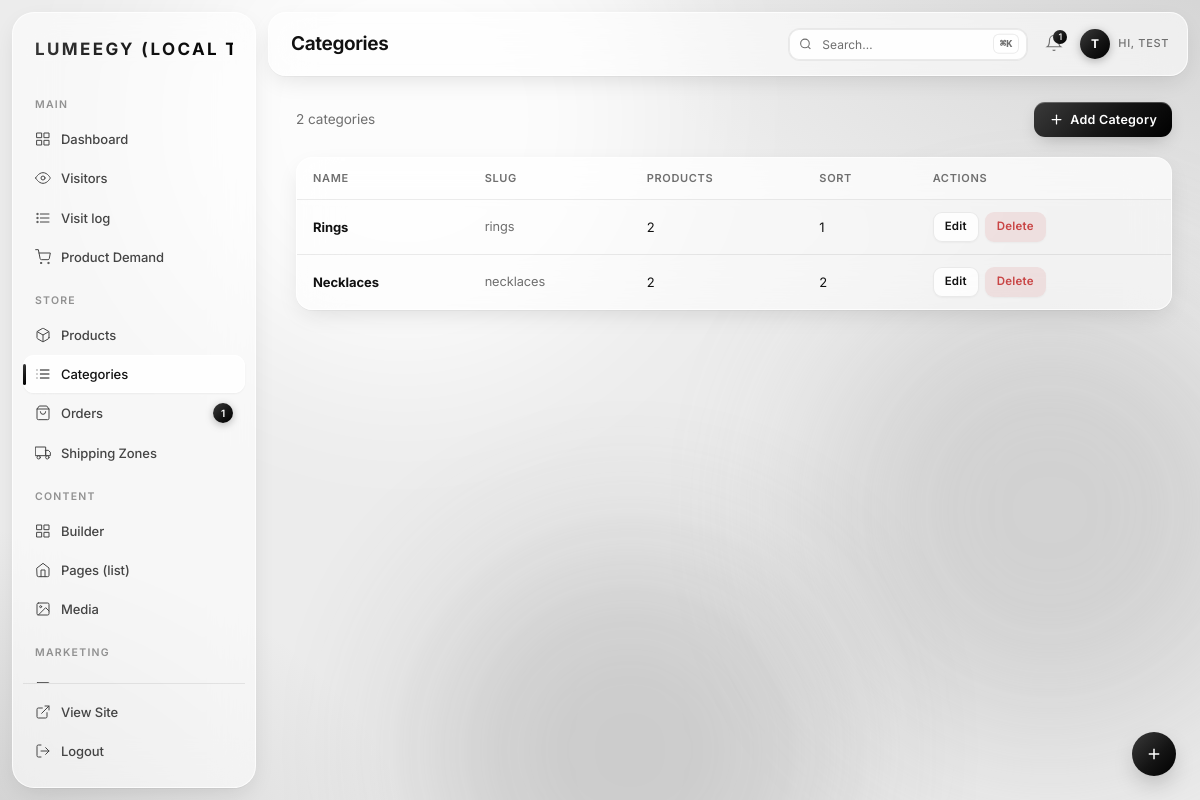
Screenshot of /admin/categories.php (signed in) with the database file from the repository.
### tables this page shows
CREATE TABLE IF NOT EXISTS users (
    id INT UNSIGNED NOT NULL AUTO_INCREMENT,
    first_name VARCHAR(100) NOT NULL DEFAULT '',
    last_name VARCHAR(100) NOT NULL DEFAULT '',
    email VARCHAR(190) NOT NULL,
    phone VARCHAR(30) NULL,
    password_hash VARCHAR(255) NOT NULL,
    google_id VARCHAR(64) NULL,
    role VARCHAR(20) NOT NULL DEFAULT 'customer',       
    welcome_discount_pct DECIMAL(5,2) NULL DEFAULT NULL,
    welcome_discount_order_id INT UNSIGNED NULL DEFAULT NULL,
    welcome_discount_used_at DATETIME NULL DEFAULT NULL,
    created_at TIMESTAMP NOT NULL DEFAULT CURRENT_TIMESTAMP,
    updated_at TIMESTAMP NULL DEFAULT NULL ON UPDATE CURRENT_TIMESTAMP,
    PRIMARY KEY (id),
    UNIQUE KEY email (email),
    KEY google_id (google_id),
    KEY role (role)
);

CREATE TABLE IF NOT EXISTS categories (
    id INT UNSIGNED NOT NULL AUTO_INCREMENT,
    name VARCHAR(150) NOT NULL,
    slug VARCHAR(170) NOT NULL,
    description TEXT NULL,
    image VARCHAR(500) NULL,
    sort_order INT NOT NULL DEFAULT 0,
    is_active TINYINT(1) NOT NULL DEFAULT 1,
    created_at TIMESTAMP NOT NULL DEFAULT CURRENT_TIMESTAMP,
    PRIMARY KEY (id),
    UNIQUE KEY slug (slug)
);

### includes/functions.php (called while the page is built, shortened)
<?php
require_once __DIR__ . '/../config/database.php';
function current_user(): ?array
{
    $stmt = db()->prepare('SELECT id, first_name, last_name, email, role FROM users WHERE id = ?');
    $stmt->execute([$_SESSION['user_id']]);
    $user = $stmt->fetch() ?: null;
    return $user;
}
function h(string $s): string
{
    return htmlspecialchars($s, ENT_QUOTES | ENT_SUBSTITUTE, 'UTF-8');
}

### config/database.php (called while the page is built, shortened)
<?php
function db(): PDO {
    static $pdo = null;
    if ($pdo !== null) return $pdo;
    $dsn = sprintf(
        'mysql:host=%s;dbname=%s;charset=%s',
        DB_HOST, DB_NAME, DB_CHARSET
    );
    $options = [
        PDO::ATTR_ERRMODE            => PDO::ERRMODE_EXCEPTION,
        PDO::ATTR_DEFAULT_FETCH_MODE => PDO::FETCH_ASSOC,
        PDO::ATTR_EMULATE_PREPARES   => false,
    ];
    try {
        $pdo = new PDO($dsn, DB_USER, DB_PASS, $options);
        $pdo->exec("SET time_zone = '" . date('P') . "'");
    } catch (PDOException $e) {
        lume_fail('PDOException: ' . $e->getMessage(), 'database connection');
        exit;
    }
    return $pdo;
}

### admin/includes/auth.php (called while the page is built, shortened)
<?php
require_once __DIR__ . '/../../includes/functions.php';
$adminUser = current_user();

### admin/categories.php (the view, shortened to what this page needs)
<?php
require_once __DIR__ . '/includes/auth.php';
$pageTitle = 'Categories';
$adminPage = 'categories';
    ?>
    <?php
$categories = db()->query(
    'SELECT c.*, (SELECT COUNT(*) FROM products p WHERE p.category_id = c.id) AS product_count
     FROM categories c ORDER BY c.sort_order ASC, c.name ASC'
)->fetchAll();
require_once __DIR__ . '/includes/header.php';
?>
<div class="admin-toolbar">
    <div class="admin-toolbar__left">
        <span style="font-size:.85rem;color:var(--a-muted)"><?= count($categories) ?> categories</span>
    </div>
    <div class="admin-toolbar__right">
        <a href="<?= SITE_URL ?>/admin/categories.php?action=add" class="admin-btn admin-btn--primary">
            <svg viewBox="0 0 24 24"><line x1="12" y1="5" x2="12" y2="19"/><line x1="5" y1="12" x2="19" y2="12"/></svg>
            Add Category
        </a>
    </div>
</div>
<?php if (empty($categories)): ?>
<div class="admin-empty">
    <div class="admin-empty__icon">📂</div>
    <p class="admin-empty__text">No categories yet.</p>
    <a href="<?= SITE_URL ?>/admin/categories.php?action=add" class="admin-btn admin-btn--primary">Add Category</a>
</div>
<?php else: ?>
<div class="admin-table-wrap">
    <table class="admin-table">
        <thead>
            <tr>
                <th>Name</th>
                <th>Slug</th>
                <th>Products</th>
                <th>Sort</th>
                <th>Actions</th>
            </tr>
        </thead>
        <tbody>
        <?php foreach ($categories as $c): ?>
            <tr>
                <td><strong><?= h($c['name']) ?></strong></td>
                <td style="color:var(--a-muted);font-size:.8rem"><?= h($c['slug']) ?></td>
                <td><?= (int) $c['product_count'] ?></td>
                <td><?= (int) $c['sort_order'] ?></td>
                <td>
                    <div class="admin-table__actions">
                        <a href="<?= SITE_URL ?>/admin/categories.php?action=edit&id=<?= $c['id'] ?>" class="admin-btn admin-btn--sm">Edit</a>
                        <a href="<?= SITE_URL ?>/admin/categories.php?action=delete&id=<?= $c['id'] ?>" class="admin-btn admin-btn--sm admin-btn--danger"
                           onclick="return confirm('Delete this category? Products will be uncategorized.')">Delete</a>
                    </div>
                </td>
            </tr>
        <?php endforeach; ?>
        </tbody>
    </table>
</div>
<?php endif; ?>
<?php require_once __DIR__ . '/includes/footer.php'; ?>

### admin/includes/header.php (shortened to what this page needs)
<?php
$adminPage = $adminPage ?? 'dashboard';
$unreadMessages = 0;
$pendingOrders = 0;
try {
    $unreadMessages = (int) db()->query('SELECT COUNT(*) FROM contact_messages WHERE is_read = 0')->fetchColumn();
    $pendingOrders = (int) db()->query('SELECT COUNT(*) FROM orders WHERE status = "pending"')->fetchColumn();
} catch (Exception $e) {
}
$totalNotifs = $unreadMessages + $pendingOrders;
?>
<!DOCTYPE html>
<html lang="en">
<head>
    <link rel="stylesheet" href="<?= SITE_URL ?>/admin/assets/css/admin.css?v=<?= filemtime(__DIR__ . '/../assets/css/admin.css') ?>">
    <link rel="stylesheet" href="<?= SITE_URL ?>/admin/assets/css/glass.css?v=<?= filemtime(__DIR__ . '/../assets/css/glass.css') ?>">
    <link rel="stylesheet" href="<?= SITE_URL ?>/admin/assets/css/media-kit.css?v=<?= filemtime(__DIR__ . '/../assets/css/media-kit.css') ?>">
</head>
<body data-page="<?= h($adminPage) ?>">
<div class="g-backdrop" aria-hidden="true"><span></span><span></span><span></span></div>
<div class="admin-layout">
    <aside class="admin-sidebar" id="admin-sidebar">
        <div class="admin-sidebar__logo">
            <a href="<?= SITE_URL ?>/admin/"><?= h(setting('site_name', SITE_NAME)) ?></a>
        </div>
        <nav class="admin-sidebar__nav">
            <div class="admin-nav-section">Main</div>
            <a href="<?= SITE_URL ?>/admin/" class="admin-nav-link <?= $adminPage === 'dashboard' ? 'active' : '' ?>">
                <svg viewBox="0 0 24 24"><rect x="3" y="3" width="7" height="7"/><rect x="14" y="3" width="7" height="7"/><rect x="14" y="14" width="7" height="7"/><rect x="3" y="14" width="7" height="7"/></svg>
                <span>Dashboard</span>
            </a>
            <a href="<?= SITE_URL ?>/admin/analytics.php" class="admin-nav-link <?= $adminPage === 'analytics' ? 'active' : '' ?>">
                <svg viewBox="0 0 24 24"><path d="M1 12s4-8 11-8 11 8 11 8-4 8-11 8-11-8-11-8z"/><circle cx="12" cy="12" r="3"/></svg>
                <span>Visitors</span>
            </a>
            <a href="<?= SITE_URL ?>/admin/visits.php" class="admin-nav-link <?= $adminPage === 'visits' ? 'active' : '' ?>">
                <svg viewBox="0 0 24 24"><line x1="8" y1="6" x2="21" y2="6"/><line x1="8" y1="12" x2="21" y2="12"/><line x1="8" y1="18" x2="21" y2="18"/><circle cx="3.5" cy="6" r="1"/><circle cx="3.5" cy="12" r="1"/><circle cx="3.5" cy="18" r="1"/></svg>
                <span>Visit log</span>
            </a>
            <a href="<?= SITE_URL ?>/admin/demand.php" class="admin-nav-link <?= $adminPage === 'demand' ? 'active' : '' ?>">
                <svg viewBox="0 0 24 24"><circle cx="9" cy="21" r="1"/><circle cx="20" cy="21" r="1"/><path d="M1 1h4l2.68 13.39a2 2 0 0 0 2 1.61h9.72a2 2 0 0 0 2-1.61L23 6H6"/></svg>
                <span>Product Demand</span>
            </a>
            <div class="admin-nav-section">Store</div>
            <a href="<?= SITE_URL ?>/admin/products.php" class="admin-nav-link <?= $adminPage === 'products' ? 'active' : '' ?>">
                <svg viewBox="0 0 24 24"><path d="M21 16V8a2 2 0 0 0-1-1.73l-7-4a2 2 0 0 0-2 0l-7 4A2 2 0 0 0 3 8v8a2 2 0 0 0 1 1.73l7 4a2 2 0 0 0 2 0l7-4A2 2 0 0 0 21 16z"/><polyline points="3.27 6.96 12 12.01 20.73 6.96"/><line x1="12" y1="22.08" x2="12" y2="12"/></svg>
                <span>Products</span>
            </a>
            <a href="<?= SITE_URL ?>/admin/categories.php" class="admin-nav-link <?= $adminPage === 'categories' ? 'active' : '' ?>">
                <svg viewBox="0 0 24 24"><line x1="8" y1="6" x2="21" y2="6"/><line x1="8" y1="12" x2="21" y2="12"/><line x1="8" y1="18" x2="21" y2="18"/><line x1="3" y1="6" x2="3.01" y2="6"/><line x1="3" y1="12" x2="3.01" y2="12"/><line x1="3" y1="18" x2="3.01" y2="18"/></svg>
                <span>Categories</span>
            </a>
            <a href="<?= SITE_URL ?>/admin/orders.php" class="admin-nav-link <?= $adminPage === 'orders' ? 'active' : '' ?>">
                <svg viewBox="0 0 24 24"><path d="M6 2L3 6v14a2 2 0 0 0 2 2h14a2 2 0 0 0 2-2V6l-3-4z"/><line x1="3" y1="6" x2="21" y2="6"/><path d="M16 10a4 4 0 0 1-8 0"/></svg>
                <span>Orders</span>
                <?php if ($pendingOrders > 0): ?>
                    <span class="admin-nav-badge"><?= $pendingOrders ?></span>
                <?php endif; ?>
            </a>
            <a href="<?= SITE_URL ?>/admin/shipping.php" class="admin-nav-link <?= $adminPage === 'shipping' ? 'active' : '' ?>">
                <svg viewBox="0 0 24 24"><rect x="1" y="3" width="15" height="13"/><polygon points="16 8 20 8 23 11 23 16 16 16 16 8"/><circle cx="5.5" cy="18.5" r="2.5"/><circle cx="18.5" cy="18.5" r="2.5"/></svg>
                <span>Shipping Zones</span>
            </a>
            <div class="admin-nav-section">Content</div>
            <a href="<?= SITE_URL ?>/admin/builder.php" class="admin-nav-link <?= $adminPage === 'builder' ? 'active' : '' ?>">
                <svg viewBox="0 0 24 24"><rect x="3" y="3" width="7" height="7"/><rect x="14" y="3" width="7" height="7"/><rect x="14" y="14" width="7" height="7"/><rect x="3" y="14" width="7" height="7"/></svg>
                <span>Builder</span>
            </a>
            <a href="<?= SITE_URL ?>/admin/homepage.php" class="admin-nav-link <?= $adminPage === 'homepage' ? 'active' : '' ?>">
                <svg viewBox="0 0 24 24"><path d="M3 9l9-7 9 7v11a2 2 0 0 1-2 2H5a2 2 0 0 1-2-2z"/><polyline points="9 22 9 12 15 12 15 22"/></svg>
                <span>Pages (list)</span>
            </a>
            <a href="<?= SITE_URL ?>/admin/media.php" class="admin-nav-link <?= $adminPage === 'media' ? 'active' : '' ?>">
                <svg viewBox="0 0 24 24"><rect x="3" y="3" width="18" height="18" rx="2" ry="2"/><circle cx="8.5" cy="8.5" r="1.5"/><polyline points="21 15 16 10 5 21"/></svg>
                <span>Media</span>
            </a>
            <div class="admin-nav-section">Marketing</div>
            <a href="<?= SITE_URL ?>/admin/subscribers.php" class="admin-nav-link <?= $adminPage === 'subscribers' ? 'active' : '' ?>">
                <svg viewBox="0 0 24 24"><path d="M4 4h16c1.1 0 2 .9 2 2v12c0 1.1-.9 2-2 2H4c-1.1 0-2-.9-2-2V6c0-1.1.9-2 2-2z"/><polyline points="22 6 12 13 2 6"/></svg>
                <span>Subscribers</span>
            </a>
        </nav>
        <div class="admin-sidebar__bottom">
            <a href="<?= SITE_URL ?>/" class="admin-nav-link" target="_blank">
                <svg viewBox="0 0 24 24"><path d="M18 13v6a2 2 0 0 1-2 2H5a2 2 0 0 1-2-2V8a2 2 0 0 1 2-2h6"/><polyline points="15 3 21 3 21 9"/><line x1="10" y1="14" x2="21" y2="3"/></svg>
                <span>View Site</span>
            </a>
            <a href="<?= SITE_URL ?>/account.php?action=logout" class="admin-nav-link">
                <svg viewBox="0 0 24 24"><path d="M9 21H5a2 2 0 0 1-2-2V5a2 2 0 0 1 2-2h4"/><polyline points="16 17 21 12 16 7"/><line x1="21" y1="12" x2="9" y2="12"/></svg>
                <span>Logout</span>
            </a>
        </div>
    </aside>
    <div class="admin-main">
        <header class="admin-topbar">
            <div class="admin-topbar__left">
                <h1 class="admin-topbar__title"><?= h($pageTitle ?? 'Dashboard') ?></h1>
            </div>
            <div class="admin-topbar__right">
                <div class="admin-topbar__search">
                    <svg viewBox="0 0 24 24"><circle cx="11" cy="11" r="8"/><line x1="21" y1="21" x2="16.65" y2="16.65"/></svg>
                    <input type="text" placeholder="Search…" readonly onclick="AdminUI.openSearch()" id="topbar-search-trigger">
                    <span class="admin-topbar__search-shortcut">⌘K</span>
                </div>
                <div style="position:relative" id="admin-notif-wrapper">
                    <button class="admin-notif-btn" id="admin-notif-btn" title="<?= $totalNotifs ?> notifications">
                        <svg viewBox="0 0 24 24"><path d="M18 8A6 6 0 0 0 6 8c0 7-3 9-3 9h18s-3-2-3-9"/><path d="M13.73 21a2 2 0 0 1-3.46 0"/></svg>
                        <?php if ($totalNotifs > 0): ?>
                            <span class="admin-notif-badge"><?= $totalNotifs > 9 ? '9+' : $totalNotifs ?></span>
                        <?php endif; ?>
                    </button>
                </div>
                <span class="admin-topbar__user" data-initial="<?= h(function_exists('mb_substr') ? mb_strtoupper(mb_substr($adminUser['first_name'] ?? 'A', 0, 1)) : strtoupper(substr($adminUser['first_name'] ?? 'A', 0, 1))) ?>">Hi, <?= h($adminUser['first_name']) ?></span>
            </div>
        </header>
        <div class="admin-content">

### rows the page displays
users: first_name "TEST"
categories: name "Rings", slug "rings", product_count "2", sort_order "1"
categories: name "Necklaces", slug "necklaces", product_count "2", sort_order "2"

### other values shown
$pendingOrders "1"
$pageTitle "Categories"
$totalNotifs "1"
count($categories) "2"
